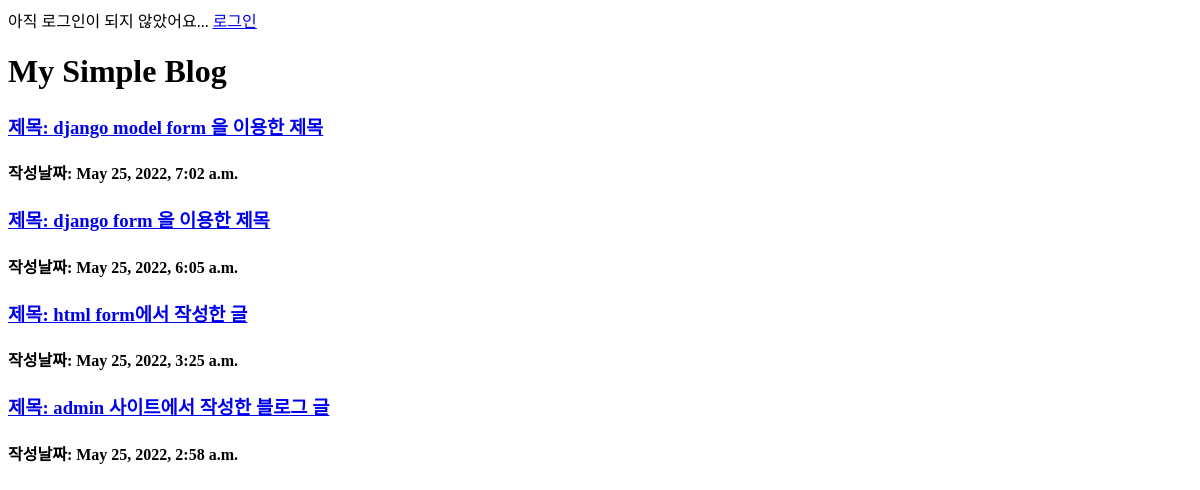
Before: / with the older database file.
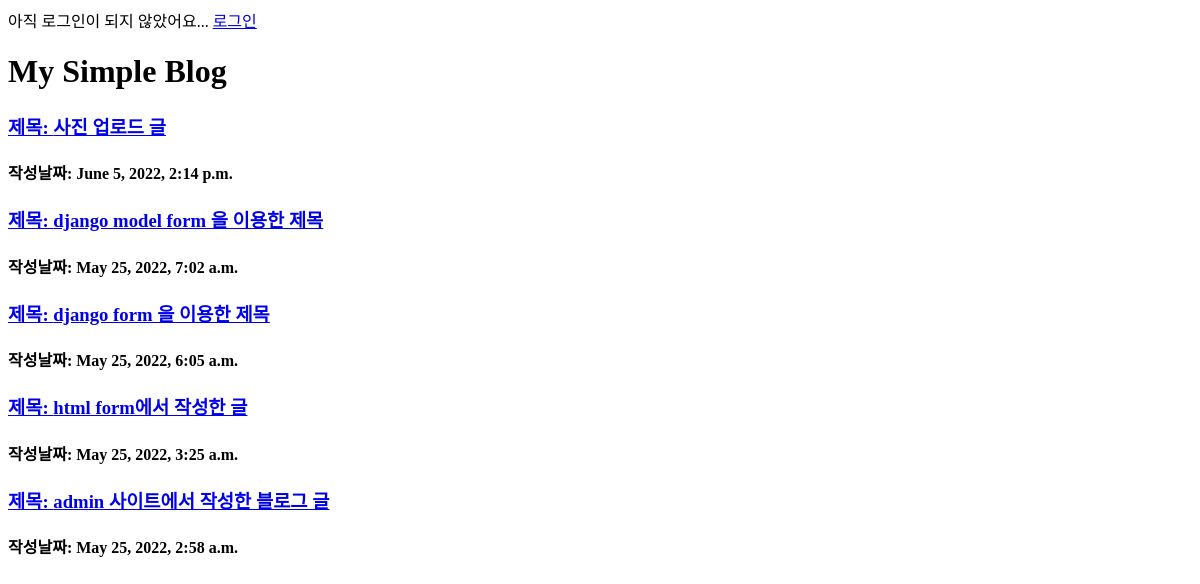
After: the same page with the newer database file.
### blogapp/models.py (models this page shows, shortened)
class Blog(models.Model):
    title = models.CharField(max_length=200)
    body = models.TextField()
    photo = models.ImageField(blank=True, null=True, upload_to='blog_photo')
    date = models.DateTimeField(auto_now_add=True)

### blogapp/views.py (the view)
# urls.py: 2. Add a URL to urlpatterns:  path('', views.home, name='home')
def home(request):
    posts = Blog.objects.filter().order_by('-date')
    return render(request, 'index.html', {'posts':posts})

### blogapp/templates/index.html (shortened to what this page needs)
{% if user.is_authenticated %}
안녕하세요, {{ user.username }}님!<br/>
<a href="{% url 'logout' %}">로그아웃</a>
{% else %}
<a href="{% url 'login' %}">로그인</a>
{% endif %}
<h1>My Simple Blog</h1>
{% for post in posts %}
    <a href="{% url 'detail' post.id %}"><h3>제목: {{ post.title }}</h3></a>
    <h4>작성날짜: {{ post.date }}</h4>
{% endfor %}

Changed rows visible on the page:
added Blog: title "사진 업로드 글", date "June 5, 2022, 2:14 p.m."
